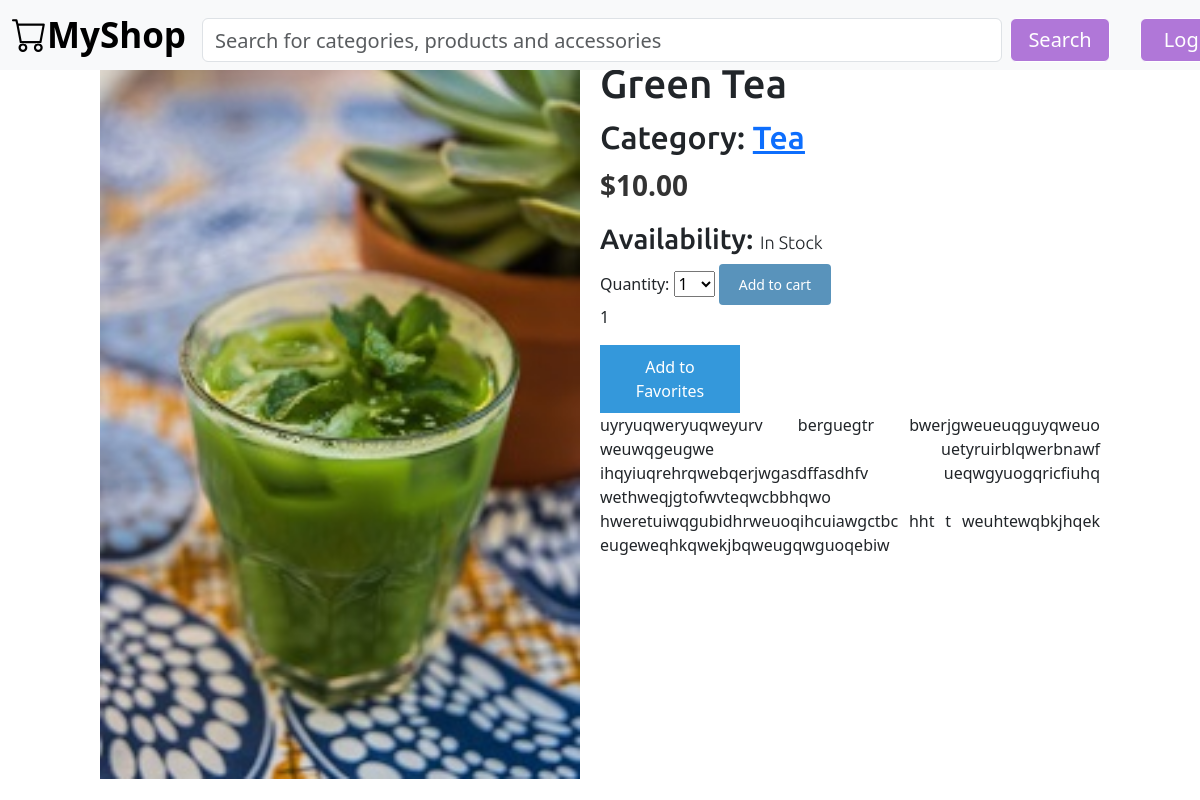
Page /1/green-tea/ on the committed database.
### shop/models.py (models this page shows, shortened)
class Product(models.Model):
    category= models.ForeignKey(Category,
                                related_name='products',
                                on_delete=models.CASCADE)
    name= models.CharField(max_length=200)
    slug= models.SlugField(max_length=200)
    image= models.ImageField(upload_to='products/%Y/%m/%d',blank=True)
    description= models.TextField(blank=True)
    price= models.DecimalField(max_digits=10,
                               decimal_places=2)
    available= models.BooleanField(default=True)
    created= models.DateTimeField(auto_now_add=True)
    updated= models.DateTimeField(auto_now=True)
    stock_quantity= models.PositiveIntegerField()
    class Meta:
        ordering= ['name']
        indexes= [
            models.Index(fields=['id', 'slug']),
            models.Index(fields=['name']),
            models.Index(fields=['-created'])
        ]

class Category(models.Model):
    name= models.CharField(max_length=200)
    slug= models.SlugField(max_length=200, unique=True)
    class Meta:
        ordering= ['name']
        indexes= [
            models.Index(fields=['name']),
        ]
        verbose_name= 'category'
        verbose_name_plural= 'categories'
    def __str__(self) -> str:
        return self.name
    def get_absolute_url(self):
        return reverse('shop:product_list_by_category',
                       args=[self.slug])

### shop/views.py (the view)
# urls.py: path('<int:id>/<slug:slug>/', views.product_detail,name='product_detail'),
def product_detail(request, id, slug):
    product= get_object_or_404(Product,
                               id=id,
                               slug=slug,
                               available=True)
    cart_product_form= CartAddProductForm()
    return render(request,
                  'shop/product/detail.html',
                  {'product': product,
                   'cart_product_form': cart_product_form},)

### cart/forms.py
class CartAddProductForm(forms.Form):
    quantity= forms.TypedChoiceField(
        choices= PRODUCT_QUANTITY_CHOICES,
        coerce=int
    )
    override= forms.BooleanField(required=False,
                                 initial=False,
                                 widget=forms.HiddenInput)

### cart/context_processors.py (called while the page is built)
def cart(request):
    return {'cart': Cart(request)}

### shop/templates/shop/product/detail.html (shortened to what this page needs)
{% extends "shop/base.html" %}
{% load static %}
{% load thumbnail %}
{% block content %}
    <div class="product-detail">
        <img src="{% if product.image %}{{ product.image.url }}{% else %} {% static 'img/no_image_1.jpg' %}{% endif %}">
        <h1>{{ product.name }}</h1>
        <h2>Category:
            <a href="{{ product.category.get_absolute_url }}">
                {{ product.category }}
            </a>
        </h2>
        <p class="price">${{ product.price }}</p>
        <h3 class="in_stock">
            Availability:
            {% if product.stock_quantity >= 10 %}
                <p class="in_stock">In Stock</p>
            {% elif 5 < product.stock_quantity > 10 %}
                <p class="in_stock">Few Stock remaining</p>
            {% elif product.stock_quantity <= 0 %}
                <p class="in_stock">Out of Stock</p>
            {% else %}<p class="in_stock">
                {{ product.stock_quantity }} items left</p>
            {% endif %}
            </h3>
        <form action="{% url 'cart:cart_add' product.id %}" method="post">
            {{ cart_product_form }}
            <input type="submit", value="Add to cart">
        </form>
        <p>{{ product.id }}</p>
<button class="favorite-button" data-product-id="{{ product.id }}">Add to Favorites</button>
        {{ product.description|linebreaks }}
    </div>
{% endblock %}

### shop/static/css/style.css (style rules this page uses)
body { margin: 0; padding: 0; font-family: helvetica, sans-serif; }
h1, h2, h3, h4, h5, h6 { font-family: "Ubuntu", sans-serif; font-weight: normal; }
a { text-decoration: none; color: #5993bb; }
a.button, input[type="submit"] { color: #fff; background: #5993bb; border-radius: 4px; padding: 10px 20px; font-size: 14px; border: 0; }
.product-detail { margin-top: 5%; text-align: justify; }
.product-detail .price { color: #333; font-size: 28px; font-weight: bold; }
.product-detail img { width: 50%; height: 50%; float: left; padding: 0 20px 20px 0; }
.product-detail h1 { margin-bottom: 0; }
.product-detail h2 { margin-top: 10px; }
h3 .in_stock { font-size: 18px; margin: 0; padding: 0; font-family: "Ubuntu", sans-serif; font-weight: lighter; display: inline; }
.favorite-button { background-color: #3498db; color: #fff; border: none; padding: 10px 20px; cursor: pointer; width: 140px; }

### rows in the picture
Product: image (picture), name "Green Tea", category "Tea", price "10.00", id "1", description "uyryuqweryuqweyurv berguegtr bwerjgweueuqguyqweuo weuwqgeugwe uetyruirblqwerbnawf ihqyiuqrehrqwebqerjwgasdffasdhfv ueqwgyuogqricfiuhq wethweqjgtofwvteqwcbbhqwo hweretuiwqgubidhrweuoqihcuiawgctbc hht t weuhtewqbkjhqek eugeweqhkqwekjbqweugqwguoqebiw"
